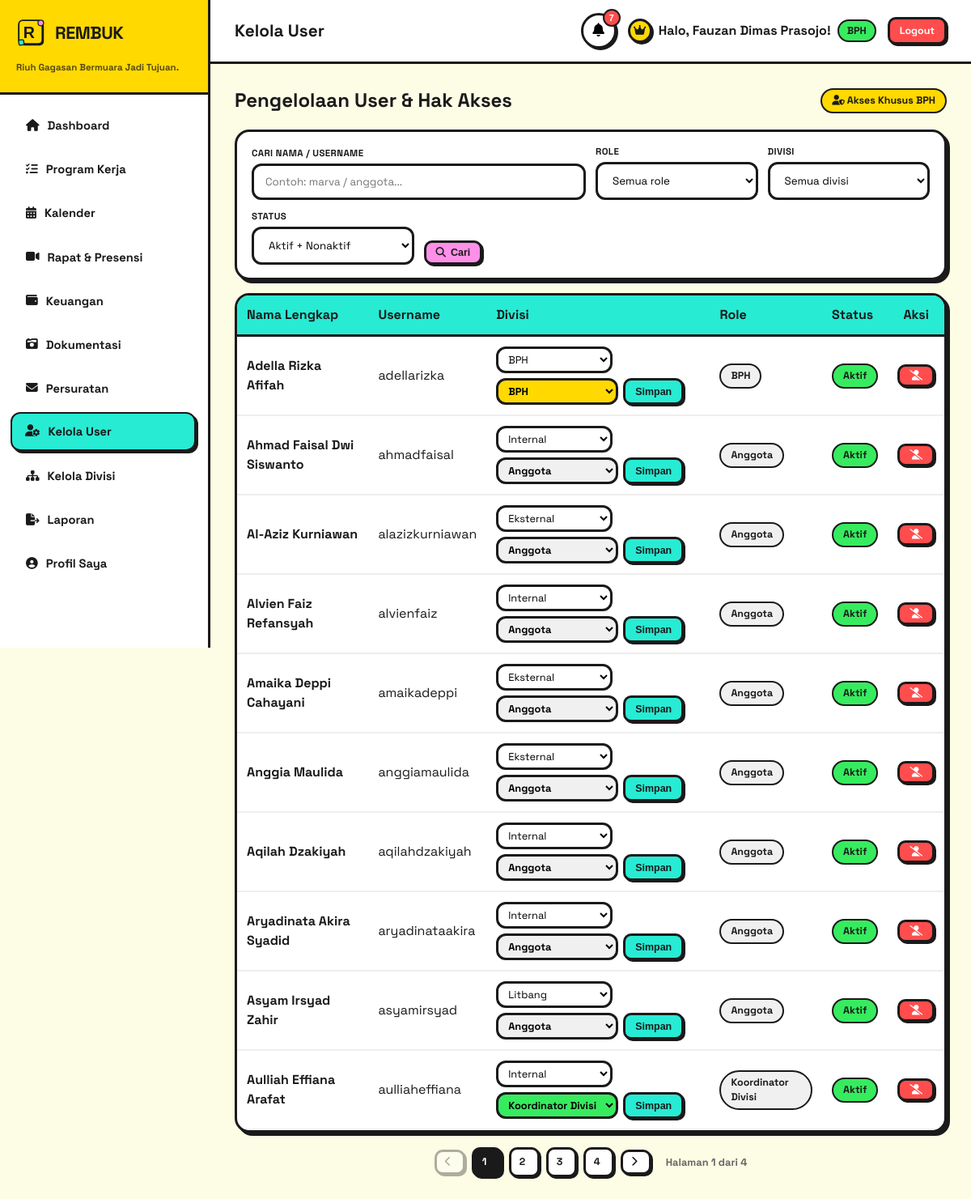
Screenshot of /users/index.php (signed in) with the database file from the repository.
### tables this page shows
CREATE TABLE `users` (
  `id` int(11) NOT NULL,
  `nama_lengkap` varchar(150) NOT NULL,
  `username` varchar(50) NOT NULL,
  `password` varchar(255) NOT NULL,
  `pin` varchar(255) NOT NULL,
  `role` enum('BPH','Koordinator Divisi','Anggota') NOT NULL DEFAULT 'Anggota',
  `divisi_id` int(11) DEFAULT NULL,
  `jabatan` varchar(100) DEFAULT NULL,
  `avatar` varchar(30) DEFAULT NULL,
  `status` enum('aktif','nonaktif') DEFAULT 'aktif',
  `failed_attempts` int(11) DEFAULT 0,
  `locked_until` datetime DEFAULT NULL,
  `created_at` timestamp NOT NULL DEFAULT current_timestamp()
);

CREATE TABLE `divisi` (
  `id` int(11) NOT NULL,
  `nama_divisi` varchar(100) NOT NULL,
  `deskripsi` text DEFAULT NULL,
  `created_at` timestamp NOT NULL DEFAULT current_timestamp()
);

### users/index.php (the view, shortened to what this page needs)
<?php
require_once '../includes/init.php';
$semuaDivisi = $pdo->query("SELECT id, nama_divisi FROM divisi ORDER BY nama_divisi")->fetchAll();
$user_page = 1; $user_total_pages = 1; $user_offset = 0;
$f_q = trim($_GET['q'] ?? '');
$user_where = [];
$user_params = [];
$user_where_sql = $user_where ? ' WHERE ' . implode(' AND ', $user_where) : '';
$stmt_count = $pdo->prepare("SELECT COUNT(*) FROM users u" . $user_where_sql);
$stmt_count->execute($user_params);
$total_user_rows = (int) $stmt_count->fetchColumn();
[$user_page, $user_total_pages, $user_offset] = paginateParams($total_user_rows);
$stmt_users = $pdo->prepare(
    "SELECT u.id, u.nama_lengkap, u.username, u.role, u.divisi_id, u.status, d.nama_divisi
     FROM users u LEFT JOIN divisi d ON d.id = u.divisi_id" . $user_where_sql . " ORDER BY u.nama_lengkap ASC
     LIMIT ? OFFSET ?"
);
$stmt_users->bindValue(count($user_params) + 1, PAGINATE_PER_PAGE, PDO::PARAM_INT);
$stmt_users->bindValue(count($user_params) + 2, $user_offset, PDO::PARAM_INT);
$stmt_users->execute();
$users = $stmt_users->fetchAll();
$filter_query = '';
require_once '../includes/header.php';
?>
<div class="flex-between page-header">
    <h2 class="page-title">Pengelolaan User &amp; Hak Akses</h2>
    <span class="neo-badge access-badge"><i class="fas fa-user-shield" aria-hidden="true"></i> Akses Khusus BPH</span>
</div>
<form method="GET" class="filter-bar" role="search" aria-label="Cari dan filter pengguna">
    <div class="filter-field filter-field--grow">
        <label for="fq">Cari nama / username</label>
        <input type="text" id="fq" name="q" class="neo-input" value="<?= e($f_q) ?>" placeholder="Contoh: marva / anggota...">
    </div>
    <div class="filter-field">
        <label for="frole">Role</label>
        <select id="frole" name="role" class="neo-input">
            <option value="">Semua role</option>
        </select>
    </div>
    <div class="filter-field">
        <label for="fdivisi">Divisi</label>
        <select id="fdivisi" name="divisi" class="neo-input">
            <option value="">Semua divisi</option>
        </select>
    </div>
    <div class="filter-field">
        <label for="fstatus">Status</label>
        <select id="fstatus" name="status" class="neo-input">
            <option value="">Aktif + Nonaktif</option>
        </select>
    </div>
    <div class="filter-actions">
        <button type="submit" class="neo-btn neo-btn-primary neo-btn-sm"><i class="fas fa-search"></i> Cari</button>
    </div>
</form>
<div class="neo-card table-card table-card--stackable">
    <table class="user-table" aria-label="Daftar pengguna dan hak akses">
        <thead>
            <tr>
                <th scope="col">Nama Lengkap</th>
                <th scope="col">Username</th>
                <th scope="col">Divisi</th>
                <th scope="col">Role</th>
                <th scope="col">Status</th>
                <th scope="col">Aksi</th>
            </tr>
        </thead>
        <tbody>
            <?php foreach ($users as $u): ?>
                <tr>
                    <td data-label="Nama">
                        <?= e($u['nama_lengkap']) ?>
                    </td>
                    <td data-label="Username"><?= e($u['username']) ?></td>
                    <td data-label="Divisi & Role">
                        <form method="POST" class="user-assignment-form">
                            <select name="divisi_id" class="neo-input user-select" aria-label="Divisi untuk pengguna <?= e($u['username']) ?>">
                                <?php foreach ($semuaDivisi as $d): ?>
                                    <option value="<?= $d['id'] ?>" <?= $d['id'] == $u['divisi_id'] ? 'selected' : '' ?>><?= e($d['nama_divisi']) ?></option>
                                <?php endforeach; ?>
                            </select>
                            <select name="role" class="neo-input user-select user-select--role user-select--role-<?= $u['role'] == 'BPH' ? 'bph' : ($u['role'] == 'Koordinator Divisi' ? 'coordinator' : 'member') ?>" aria-label="Role untuk pengguna <?= e($u['username']) ?>">
                                <option value="BPH" <?= $u['role'] == 'BPH' ? 'selected' : '' ?>>BPH</option>
                                <option value="Koordinator Divisi" <?= $u['role'] == 'Koordinator Divisi' ? 'selected' : '' ?>>Koordinator Divisi</option>
                                <option value="Anggota" <?= $u['role'] == 'Anggota' ? 'selected' : '' ?>>Anggota</option>
                            </select>
                            <button type="submit" class="neo-btn neo-btn-sm user-save-button" aria-label="Simpan perubahan akses untuk <?= e($u['username']) ?>">Simpan</button>
                        </form>
                    </td>
                    <td data-label="Role"><span class="neo-badge user-role-badge"><?= e($u['role']) ?></span></td>
                    <td data-label="Status">
                        <span class="neo-badge <?= $u['status'] === 'aktif' ? 'status-diterima' : 'status-ditolak' ?>">
                            <?= $u['status'] === 'aktif' ? 'Aktif' : 'Nonaktif' ?>
                        </span>
                    </td>
                    <td data-label="Aksi">
                        <?php if ($u['id'] != $_SESSION['user_id']): ?>
                            <form method="POST" class="user-delete-form" data-confirm="<?= $u['status'] === 'aktif' ? 'Nonaktifkan akun ini? User tidak akan bisa login sampai diaktifkan lagi.' : 'Aktifkan kembali akun ini?' ?>">
                                <?php if ($u['status'] === 'aktif'): ?>
                                    <button type="submit" class="neo-btn neo-btn-danger neo-btn-sm" aria-label="Nonaktifkan akun <?= e($u['username']) ?>"><i class="fas fa-user-slash" aria-hidden="true"></i></button>
                                <?php else: ?>
                                    <button type="submit" class="neo-btn neo-btn-success neo-btn-sm" aria-label="Aktifkan akun <?= e($u['username']) ?>"><i class="fas fa-user-check" aria-hidden="true"></i></button>
                                <?php endif; ?>
                            </form>
                        <?php else: ?>
                            <span class="user-current-placeholder">-</span>
                        <?php endif; ?>
                    </td>
                </tr>
            <?php endforeach; ?>
        </tbody>
    </table>
</div>
<?php renderPagination($user_page, $user_total_pages, $filter_query); ?>
<?php require_once '../includes/footer.php'; ?>

### includes/functions.php (shortened to what this page needs)
<?php
function e(?string $text) {
    return htmlspecialchars($text ?? '', ENT_QUOTES, 'UTF-8');
}
function avatarPresets(): array {
    return [
        'cyan-rocket'  => ['icon' => 'fa-rocket', 'bg' => 'var(--accent-cyan)',   'fg' => 'var(--main-black)'],
        'cyan-gem'     => ['icon' => 'fa-gem',    'bg' => 'var(--accent-cyan)',   'fg' => 'var(--main-black)'],
        'pink-star'    => ['icon' => 'fa-star',   'bg' => 'var(--accent-pink)',   'fg' => 'var(--main-black)'],
        'pink-heart'   => ['icon' => 'fa-heart',  'bg' => 'var(--accent-pink)',   'fg' => 'var(--main-black)'],
        'yellow-bolt'  => ['icon' => 'fa-bolt',   'bg' => 'var(--accent-yellow)', 'fg' => 'var(--main-black)'],
        'yellow-crown' => ['icon' => 'fa-crown',  'bg' => 'var(--accent-yellow)', 'fg' => 'var(--main-black)'],
        'green-leaf'   => ['icon' => 'fa-leaf',   'bg' => 'var(--accent-green)',  'fg' => 'var(--main-black)'],
        'green-paw'    => ['icon' => 'fa-paw',    'bg' => 'var(--accent-green)',  'fg' => 'var(--main-black)'],
        'red-fire'     => ['icon' => 'fa-fire',   'bg' => 'var(--accent-red)',    'fg' => '#fff'],
        'red-ghost'    => ['icon' => 'fa-ghost',  'bg' => 'var(--accent-red)',    'fg' => '#fff'],
    ];
}
function renderAvatar(?string $key, string $size = 'md'): string {
    $presets = avatarPresets();
    $p = $presets[$key] ?? ['icon' => 'fa-user', 'bg' => '#fff', 'fg' => 'var(--main-black)'];
    return '<span class="avatar-badge avatar-badge--' . e($size) . '" style="background:' . $p['bg'] . '; color:' . $p['fg'] . ';">'
         . '<i class="fas ' . e($p['icon']) . '"></i></span>';
}
    ?>
    <?php
function renderPagination(int $page, int $total_pages, string $extra_query = ''): void {
    $link = function (int $p) use ($extra_query) {
        return '?page=' . $p . $extra_query;
    };
    echo '<nav class="pagination-nav" aria-label="Navigasi halaman">';
    if ($page <= 1) {
        echo '<span class="neo-btn neo-btn-outline neo-btn-sm pagination-btn pagination-disabled" aria-hidden="true"><i class="fas fa-chevron-left"></i></span>';
    } else {
        echo '<a href="' . e($link($page - 1)) . '" class="neo-btn neo-btn-outline neo-btn-sm pagination-btn" aria-label="Halaman sebelumnya"><i class="fas fa-chevron-left"></i></a>';
    }
    $start = max(1, $page - 2);
    $end = min($total_pages, $page + 2);
    for ($i = $start; $i <= $end; $i++) {
        $activeClass = $i === $page ? ' pagination-active' : '';
        echo '<a href="' . e($link($i)) . '" class="neo-btn neo-btn-outline neo-btn-sm pagination-btn' . $activeClass . '">' . $i . '</a>';
    }
    if ($end < $total_pages) {
        echo '<a href="' . e($link($total_pages)) . '" class="neo-btn neo-btn-outline neo-btn-sm pagination-btn">' . $total_pages . '</a>';
    }
    if ($page >= $total_pages) {
        echo '<span class="neo-btn neo-btn-outline neo-btn-sm pagination-btn pagination-disabled" aria-hidden="true"><i class="fas fa-chevron-right"></i></span>';
    } else {
        echo '<a href="' . e($link($page + 1)) . '" class="neo-btn neo-btn-outline neo-btn-sm pagination-btn" aria-label="Halaman berikutnya"><i class="fas fa-chevron-right"></i></a>';
    }
    echo '<span class="pagination-info">Halaman ' . $page . ' dari ' . $total_pages . '</span>';
    echo '</nav>';
}

### rows the page displays
users: nama_lengkap "Adella Rizka Afifah", username "adellarizka", divisi_id "BPH", role "BPH", status "Aktif"
users: nama_lengkap "Ahmad Faisal Dwi Siswanto", username "ahmadfaisal", divisi_id "Internal", role "Anggota", status "Aktif"
users: nama_lengkap "Al-Aziz Kurniawan", username "alazizkurniawan", divisi_id "Eksternal", role "Anggota", status "Aktif"
users: nama_lengkap "Alvien Faiz Refansyah", username "alvienfaiz", divisi_id "Internal", role "Anggota", status "Aktif"
users: nama_lengkap "Amaika Deppi Cahayani", username "amaikadeppi", divisi_id "Eksternal", role "Anggota", status "Aktif"
users: nama_lengkap "Anggia Maulida", username "anggiamaulida", divisi_id "Eksternal", role "Anggota", status "Aktif"
users: nama_lengkap "Aqilah Dzakiyah", username "aqilahdzakiyah", divisi_id "Internal", role "Anggota", status "Aktif"
users: nama_lengkap "Aryadinata Akira Syadid", username "aryadinataakira", divisi_id "Internal", role "Anggota", status "Aktif"
users: nama_lengkap "Asyam Irsyad Zahir", username "asyamirsyad", divisi_id "Litbang", role "Anggota", status "Aktif"
users: nama_lengkap "Aulliah Effiana Arafat", username "aulliaheffiana", divisi_id "Internal", role "Koordinator Divisi", status "Aktif", id "4"

### other values shown
APP_NAME "REMBUK"
APP_TAGLINE "Riuh Gagasan Bermuara Jadi Tujuan."
$pageTitle "Kelola User"
$notif_total "7"
$user_nama "Fauzan Dimas Prasojo"
$user_role "BPH"
$page "1"
